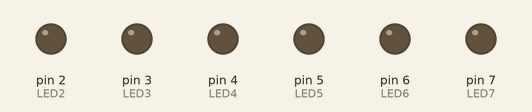
Bench run of a sketch on a simulated Arduino Uno, built with avr-gcc and run on an emulated ATmega328P. Shown: output pins drawn as LEDs (lit = HIGH).

Above: at 0.5 s.
At 2.3 s:
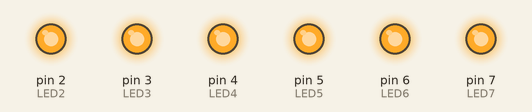
Timing chart, 0 to 3.0 s (numbered marks = the images above):
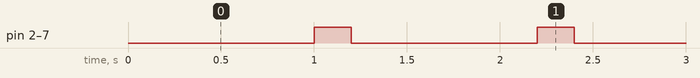

Measured:
- by itself, pin 2 (LED2), pin 3 (LED3), pin 4 (LED4), pin 5 (LED5), pin 6 (LED6), pin 7 (LED7): alternates HIGH for 0.20 s and LOW for 1.0 s

The sketch:

final_1.ino
```cpp
  // put your setup code here, to run once:

int LED2=2; //se declara la salida del led
int LED3=3; //se declara la salida del led
int LED4=4; //se declara la salida del led
int LED5=5; //se declara la salida del led
int LED6=6; //se declara la salida del led
int LED7=7; //se declara la salida del led


void setup() {
pinMode(LED2, OUTPUT);//se declara que el led es de salida y no de entrada
pinMode(LED3, OUTPUT);//se declara que el led es de salida y no de entrada
pinMode(LED4, OUTPUT);//se declara que el led es de salida y no de entrada
pinMode(LED5, OUTPUT);//se declara que el led es de salida y no de entrada
pinMode(LED6, OUTPUT);//se declara que el led es de salida y no de entrada
pinMode(LED7, OUTPUT);//se declara que el led es de salida y no de entrada
Serial.begin(9600);
}

void loop() {
 delay(1000);
 digitalWrite(LED2, HIGH);//prende el led
  digitalWrite(LED3, HIGH);//prende el led
   digitalWrite(LED4, HIGH);//prende el led
    digitalWrite(LED5, HIGH);//prende el led
     digitalWrite(LED6, HIGH);//prende el led
      digitalWrite(LED7, HIGH);//prende el led


 delay(200);
   digitalWrite(LED2, LOW);//apaga el led
    digitalWrite(LED3, LOW);//apaga el led
     digitalWrite(LED4, LOW);//apaga el led
      digitalWrite(LED5, LOW);//apaga el led
       digitalWrite(LED6, LOW);//apaga el led
        digitalWrite(LED7, LOW);//apaga el led


}
```
